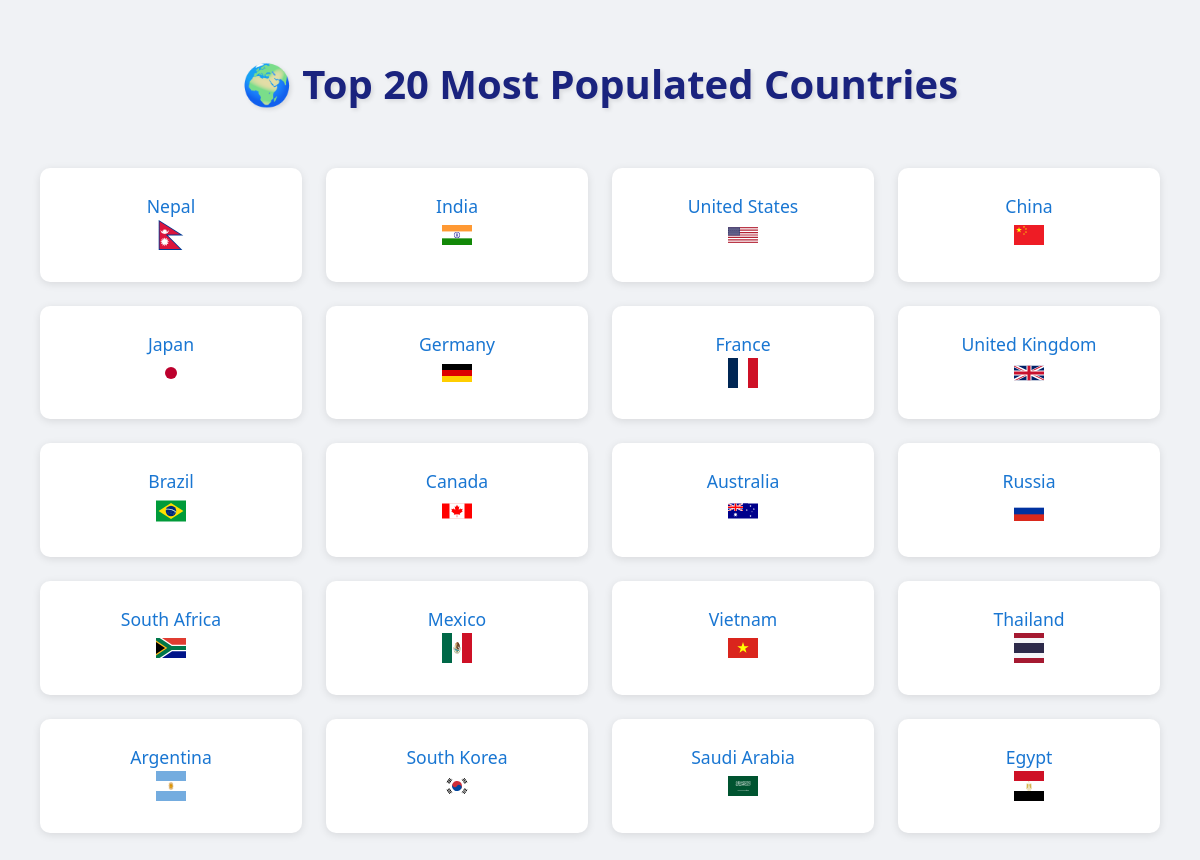
The page / on the database its author committed.
### country_capital_app/models.py (models this page shows, shortened)
class Country(models.Model):
    name = models.CharField(max_length=100)
    capital = models.CharField(max_length=100)
    population = models.CharField(max_length=100)
    currency = models.CharField(max_length=100)
    language = models.CharField(max_length=100)

### country_capital_app/views.py (the view)
# urls.py: path('', views.home, name='home'),
def home(request):
    all_countries = Country.objects.all()
    countries = []
    for country in all_countries:
        countries.append(country.name)
    return render(request, 'country_capital_app/index.html', {
                      'countries': countries
                  })

### country_capital_app/templates/country_capital_app/index.html (shortened to what this page needs)
{% extends "country_capital_app/base.html" %}
{% load static %}
{% block mystyle %}
<link rel="stylesheet" href="{% static 'country_capital_app/css/home.css' %}">
{% endblock mystyle %}
{% block mybody %}
<div class="container">
    <h1>🌍 Top 20 Most Populated Countries</h1>
    <div class="country-grid">
        {% for country in countries %}
            <div class="country-card">
                <a href="{{ country }}">{{ country|capfirst }}</a>
                <img src="{% static 'country_capital_app/images/' %}{{ country|lower }}.svg" alt="{{ country|capfirst }} flag" height="30" width="30">
            </div>
        {% endfor %}
    </div>
</div>
{% endblock mybody %}

### country_capital_app/templates/country_capital_app/base.html (shortened to what this page needs)
<!DOCTYPE html>
<html lang="en">
<head>
    {% block mystyle %}{% endblock mystyle %}
</head>
<body>
    {% block mybody %}{% endblock mybody %}
</body>
</html>

### country_capital_app/static/country_capital_app/css/home.css (style rules this page uses)
* { margin: 0; padding: 0; box-sizing: border-box; font-family: 'Segoe UI', Tahoma, Geneva, Verdana, sans-serif; }
body { background-color: #f0f2f5; line-height: 1.6; padding: 20px; }
.container { max-width: 1200px; margin: 0 auto; }
h1 { text-align: center; color: #1a237e; margin: 2rem 0; font-size: 2.5rem; text-shadow: 2px 2px 4px rgba(0,0,0,0.1); }
.country-grid { display: grid; grid-template-columns: repeat(auto-fill, minmax(250px, 1fr)); gap: 1.5rem; padding: 20px; }
.country-card { background: white; border-radius: 10px; padding: 1.5rem; text-align: center; transition: transform 0.3s ease, box-shadow 0.3s ease; box-shadow: 0 2px 8px rgba(0,0,0,0.1); }
.country-card a { text-decoration: none; color: #1976d2; font-weight: 500; font-size: 1.1rem; display: block; transition: color 0.3s ease; }

### rows shown on the page
Country: countries "Nepal"
Country: countries "India"
Country: countries "United States"
Country: countries "China"
Country: countries "Japan"
Country: countries "Germany"
Country: countries "France"
Country: countries "United Kingdom"
Country: countries "Brazil"
Country: countries "Canada"
Country: countries "Australia"
Country: countries "Russia"
Country: countries "South Africa"
Country: countries "Mexico"
Country: countries "Vietnam"
Country: countries "Thailand"
Country: countries "Argentina"
Country: countries "South Korea"
Country: countries "Saudi Arabia"
Country: countries "Egypt"
